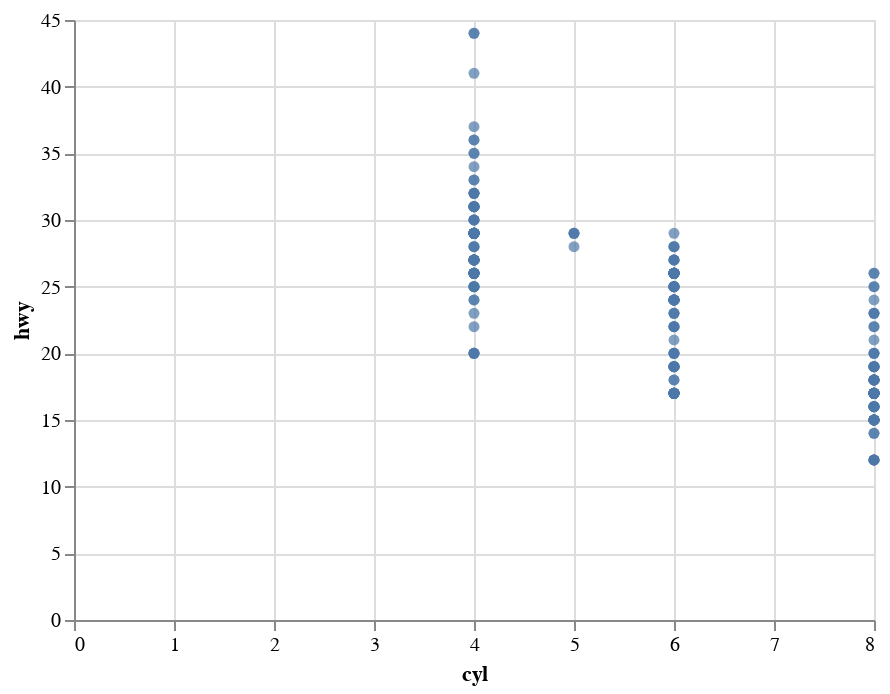

Source (notebook cell):
### Markdown cell above
### Question 4 - Make a scatterplot of `hwy` vs `cyl`.

### Code cell
hwy_vs_cyl_chart = alt.Chart(mpg).encode(x="cyl", y="hwy").mark_circle()
hwy_vs_cyl_chart

### Figure 1 — Vega-Lite specification as saved in the notebook (floating-point values rounded to 4 significant figures; data arrays with more than 128 entries replaced by an {"elided": "..."} marker saying what was removed)
{"config": {"view": {"continuousWidth": 400, "continuousHeight": 300}}, "data": {"name": "data-784d2a789a5f3a352263a16b6c4cd367"}, "mark": "circle", "encoding": {"x": {"type": "quantitative", "field": "cyl"}, "y": {"type": "quantitative", "field": "hwy"}}, "$schema": "https://vega.github.io/schema/vega-lite/v4.8.1.json", "datasets": {"data-784d2a789a5f3a352263a16b6c4cd367": {"elided": "234 records"}}}
